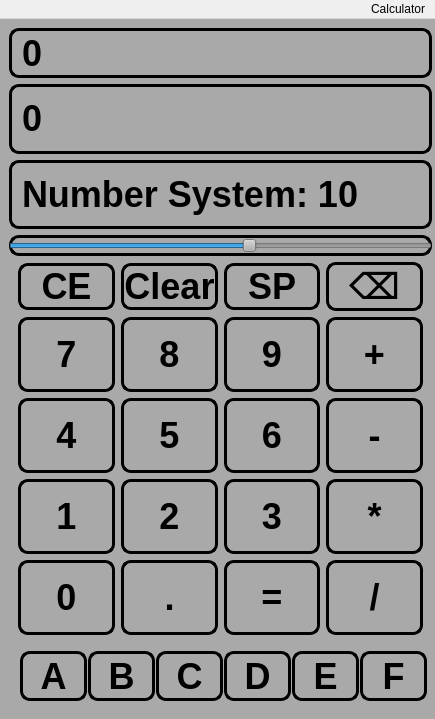
<?xml version="1.0" encoding="UTF-8"?>
<ui version="4.0">
 <class>MainWindow</class>
 <widget class="QMainWindow" name="MainWindow">
  <property name="geometry">
   <rect>
    <x>0</x>
    <y>0</y>
    <width>435</width>
    <height>719</height>
   </rect>
  </property>
  <property name="windowTitle">
   <string>MainWindow</string>
  </property>
  <property name="layoutDirection">
   <enum>Qt::RightToLeft</enum>
  </property>
  <property name="toolButtonStyle">
   <enum>Qt::ToolButtonTextOnly</enum>
  </property>
  <widget class="QWidget" name="centralwidget">
   <widget class="QGroupBox" name="whole_calculator">
    <property name="geometry">
     <rect>
      <x>0</x>
      <y>0</y>
      <width>441</width>
      <height>701</height>
     </rect>
    </property>
    <property name="styleSheet">
     <string notr="true">QPushButton{
	 max-hegiht: 75px;
	 border-style: outset;
     border-width: 3px;
     border-radius: 10px;
     border-color: black;
	 background-color: darkGray;
	 font: bold 36px;
}
QPushButton:pressed{
	max-hegiht: 75px;
	 border-style: outset;
     border-width: 3px;
     border-radius: 10px;
     border-color: black;
	 background-color: lightGray;
	 font: bold 36px;
}
QPushButton:!enabled{
	max-hegiht: 75px;
	 border-style: outset;
     border-width: 3px;
     border-radius: 10px;
     border-color: black;
	 background-color: gray;
	 font: bold 36px;
}
QGroupBox{
	 border-style: outset;
     border-width: 0px;
	 background-color: darkGray;
}
QSlider{
	 border-style: outset;
     border-width: 3px;
     border-radius: 10px;
     border-color: black;
	 background-color: darkGray;
	 font: bold 36px;
}
QLabel{
	 border-style: outset;
     border-width: 3px;
     border-radius: 10px;
     border-color: black;
	 background-color: darkGray;
	 font: bold 36px;
}

</string>
    </property>
    <layout class="QVBoxLayout" name="verticalLayout_2">
     <item>
      <widget class="QLabel" name="previous_input">
       <property name="maximumSize">
        <size>
         <width>16777215</width>
         <height>50</height>
        </size>
       </property>
       <property name="text">
        <string>0</string>
       </property>
      </widget>
     </item>
     <item>
      <widget class="QLabel" name="result">
       <property name="maximumSize">
        <size>
         <width>16777215</width>
         <height>75</height>
        </size>
       </property>
       <property name="cursor">
        <cursorShape>IBeamCursor</cursorShape>
       </property>
       <property name="focusPolicy">
        <enum>Qt::TabFocus</enum>
       </property>
       <property name="layoutDirection">
        <enum>Qt::RightToLeft</enum>
       </property>
       <property name="text">
        <string>0</string>
       </property>
      </widget>
     </item>
     <item>
      <widget class="QLabel" name="label">
       <property name="text">
        <string>Number System: 10</string>
       </property>
      </widget>
     </item>
     <item>
      <widget class="QSlider" name="horizontalSlider">
       <property name="minimum">
        <number>2</number>
       </property>
       <property name="maximum">
        <number>16</number>
       </property>
       <property name="value">
        <number>10</number>
       </property>
       <property name="orientation">
        <enum>Qt::Horizontal</enum>
       </property>
       <property name="invertedAppearance">
        <bool>true</bool>
       </property>
      </widget>
     </item>
     <item>
      <widget class="QGroupBox" name="buttons">
       <property name="sizePolicy">
        <sizepolicy hsizetype="Preferred" vsizetype="Preferred">
         <horstretch>0</horstretch>
         <verstretch>0</verstretch>
        </sizepolicy>
       </property>
       <property name="styleSheet">
        <string notr="true"/>
       </property>
       <layout class="QGridLayout" name="buttonLayout">
        <property name="topMargin">
         <number>0</number>
        </property>
        <property name="bottomMargin">
         <number>0</number>
        </property>
        <item row="2" column="1">
         <widget class="QPushButton" name="calcButton7">
          <property name="sizePolicy">
           <sizepolicy hsizetype="Minimum" vsizetype="Preferred">
            <horstretch>0</horstretch>
            <verstretch>0</verstretch>
           </sizepolicy>
          </property>
          <property name="minimumSize">
           <size>
            <width>0</width>
            <height>75</height>
           </size>
          </property>
          <property name="styleSheet">
           <string notr="true"/>
          </property>
          <property name="text">
           <string>9</string>
          </property>
          <property name="iconSize">
           <size>
            <width>50</width>
            <height>30</height>
           </size>
          </property>
         </widget>
        </item>
        <item row="3" column="4">
         <widget class="QPushButton" name="pushButton_7">
          <property name="minimumSize">
           <size>
            <width>0</width>
            <height>75</height>
           </size>
          </property>
          <property name="text">
           <string>4</string>
          </property>
         </widget>
        </item>
        <item row="2" column="3">
         <widget class="QPushButton" name="pushButton_4">
          <property name="sizePolicy">
           <sizepolicy hsizetype="Minimum" vsizetype="Maximum">
            <horstretch>0</horstretch>
            <verstretch>0</verstretch>
           </sizepolicy>
          </property>
          <property name="minimumSize">
           <size>
            <width>0</width>
            <height>75</height>
           </size>
          </property>
          <property name="text">
           <string>8</string>
          </property>
         </widget>
        </item>
        <item row="4" column="0">
         <widget class="QPushButton" name="pushButton_16">
          <property name="sizePolicy">
           <sizepolicy hsizetype="Minimum" vsizetype="Minimum">
            <horstretch>0</horstretch>
            <verstretch>0</verstretch>
           </sizepolicy>
          </property>
          <property name="minimumSize">
           <size>
            <width>0</width>
            <height>75</height>
           </size>
          </property>
          <property name="text">
           <string>*</string>
          </property>
         </widget>
        </item>
        <item row="3" column="3">
         <widget class="QPushButton" name="pushButton">
          <property name="sizePolicy">
           <sizepolicy hsizetype="Minimum" vsizetype="Minimum">
            <horstretch>0</horstretch>
            <verstretch>0</verstretch>
           </sizepolicy>
          </property>
          <property name="minimumSize">
           <size>
            <width>0</width>
            <height>75</height>
           </size>
          </property>
          <property name="text">
           <string>5</string>
          </property>
         </widget>
        </item>
        <item row="3" column="1">
         <widget class="QPushButton" name="pushButton_2">
          <property name="sizePolicy">
           <sizepolicy hsizetype="Minimum" vsizetype="Ignored">
            <horstretch>0</horstretch>
            <verstretch>0</verstretch>
           </sizepolicy>
          </property>
          <property name="minimumSize">
           <size>
            <width>0</width>
            <height>75</height>
           </size>
          </property>
          <property name="text">
           <string>6</string>
          </property>
         </widget>
        </item>
        <item row="2" column="4">
         <widget class="QPushButton" name="pushButton_6">
          <property name="sizePolicy">
           <sizepolicy hsizetype="Minimum" vsizetype="Maximum">
            <horstretch>0</horstretch>
            <verstretch>0</verstretch>
           </sizepolicy>
          </property>
          <property name="minimumSize">
           <size>
            <width>0</width>
            <height>75</height>
           </size>
          </property>
          <property name="text">
           <string>7</string>
          </property>
         </widget>
        </item>
        <item row="2" column="0">
         <widget class="QPushButton" name="pushButton_9">
          <property name="sizePolicy">
           <sizepolicy hsizetype="Minimum" vsizetype="Minimum">
            <horstretch>0</horstretch>
            <verstretch>0</verstretch>
           </sizepolicy>
          </property>
          <property name="minimumSize">
           <size>
            <width>0</width>
            <height>75</height>
           </size>
          </property>
          <property name="text">
           <string>+</string>
          </property>
         </widget>
        </item>
        <item row="5" column="0">
         <widget class="QPushButton" name="pushButton_17">
          <property name="sizePolicy">
           <sizepolicy hsizetype="Minimum" vsizetype="Minimum">
            <horstretch>0</horstretch>
            <verstretch>0</verstretch>
           </sizepolicy>
          </property>
          <property name="minimumSize">
           <size>
            <width>0</width>
            <height>75</height>
           </size>
          </property>
          <property name="text">
           <string>/</string>
          </property>
         </widget>
        </item>
        <item row="4" column="1">
         <widget class="QPushButton" name="pushButton_3">
          <property name="sizePolicy">
           <sizepolicy hsizetype="Minimum" vsizetype="Minimum">
            <horstretch>0</horstretch>
            <verstretch>0</verstretch>
           </sizepolicy>
          </property>
          <property name="minimumSize">
           <size>
            <width>0</width>
            <height>75</height>
           </size>
          </property>
          <property name="text">
           <string>3</string>
          </property>
         </widget>
        </item>
        <item row="0" column="3">
         <widget class="QPushButton" name="pushButton_13">
          <property name="text">
           <string>Clear</string>
          </property>
         </widget>
        </item>
        <item row="5" column="1">
         <widget class="QPushButton" name="pushButton_11">
          <property name="sizePolicy">
           <sizepolicy hsizetype="Minimum" vsizetype="Minimum">
            <horstretch>0</horstretch>
            <verstretch>0</verstretch>
           </sizepolicy>
          </property>
          <property name="minimumSize">
           <size>
            <width>0</width>
            <height>75</height>
           </size>
          </property>
          <property name="text">
           <string>=</string>
          </property>
         </widget>
        </item>
        <item row="5" column="4">
         <widget class="QPushButton" name="pushButton_2">
          <property name="sizePolicy">
           <sizepolicy hsizetype="Minimum" vsizetype="Minimum">
            <horstretch>0</horstretch>
            <verstretch>0</verstretch>
           </sizepolicy>
          </property>
          <property name="minimumSize">
           <size>
            <width>0</width>
            <height>75</height>
           </size>
          </property>
          <property name="text">
           <string>0</string>
          </property>
         </widget>
        </item>
        <item row="4" column="4">
         <widget class="QPushButton" name="pushButton_8">
          <property name="minimumSize">
           <size>
            <width>0</width>
            <height>75</height>
           </size>
          </property>
          <property name="text">
           <string>1</string>
          </property>
         </widget>
        </item>
        <item row="4" column="3">
         <widget class="QPushButton" name="pushButton_5">
          <property name="minimumSize">
           <size>
            <width>0</width>
            <height>75</height>
           </size>
          </property>
          <property name="text">
           <string>2</string>
          </property>
         </widget>
        </item>
        <item row="0" column="0">
         <widget class="QPushButton" name="pushButton_14">
          <property name="maximumSize">
           <size>
            <width>16777215</width>
            <height>49</height>
           </size>
          </property>
          <property name="text">
           <string>⌫</string>
          </property>
         </widget>
        </item>
        <item row="0" column="1">
         <widget class="QPushButton" name="pushButton_18">
          <property name="text">
           <string>SP</string>
          </property>
         </widget>
        </item>
        <item row="5" column="3">
         <widget class="QPushButton" name="pushButton_10">
          <property name="sizePolicy">
           <sizepolicy hsizetype="Minimum" vsizetype="Minimum">
            <horstretch>0</horstretch>
            <verstretch>0</verstretch>
           </sizepolicy>
          </property>
          <property name="minimumSize">
           <size>
            <width>0</width>
            <height>75</height>
           </size>
          </property>
          <property name="text">
           <string>.</string>
          </property>
         </widget>
        </item>
        <item row="0" column="4">
         <widget class="QPushButton" name="pushButton_12">
          <property name="text">
           <string>CE</string>
          </property>
         </widget>
        </item>
        <item row="3" column="0">
         <widget class="QPushButton" name="pushButton_15">
          <property name="sizePolicy">
           <sizepolicy hsizetype="Minimum" vsizetype="Minimum">
            <horstretch>0</horstretch>
            <verstretch>0</verstretch>
           </sizepolicy>
          </property>
          <property name="minimumSize">
           <size>
            <width>0</width>
            <height>75</height>
           </size>
          </property>
          <property name="text">
           <string>-</string>
          </property>
         </widget>
        </item>
       </layout>
      </widget>
     </item>
     <item>
      <widget class="QGroupBox" name="horizontalGroupBox">
       <layout class="QHBoxLayout" name="horizontalLayout_2">
        <property name="spacing">
         <number>1</number>
        </property>
        <property name="leftMargin">
         <number>11</number>
        </property>
        <property name="topMargin">
         <number>0</number>
        </property>
        <property name="rightMargin">
         <number>5</number>
        </property>
        <property name="bottomMargin">
         <number>0</number>
        </property>
        <item>
         <widget class="QPushButton" name="pushButton_24">
          <property name="sizePolicy">
           <sizepolicy hsizetype="Expanding" vsizetype="Minimum">
            <horstretch>0</horstretch>
            <verstretch>0</verstretch>
           </sizepolicy>
          </property>
          <property name="minimumSize">
           <size>
            <width>0</width>
            <height>50</height>
           </size>
          </property>
          <property name="maximumSize">
           <size>
            <width>16777215</width>
            <height>50</height>
           </size>
          </property>
          <property name="text">
           <string>F</string>
          </property>
         </widget>
        </item>
        <item>
         <widget class="QPushButton" name="pushButton_23">
          <property name="sizePolicy">
           <sizepolicy hsizetype="Expanding" vsizetype="Minimum">
            <horstretch>0</horstretch>
            <verstretch>0</verstretch>
           </sizepolicy>
          </property>
          <property name="minimumSize">
           <size>
            <width>0</width>
            <height>50</height>
           </size>
          </property>
          <property name="maximumSize">
           <size>
            <width>16777215</width>
            <height>50</height>
           </size>
          </property>
          <property name="text">
           <string>E</string>
          </property>
         </widget>
        </item>
        <item>
         <widget class="QPushButton" name="pushButton_22">
          <property name="sizePolicy">
           <sizepolicy hsizetype="Expanding" vsizetype="Minimum">
            <horstretch>0</horstretch>
            <verstretch>0</verstretch>
           </sizepolicy>
          </property>
          <property name="minimumSize">
           <size>
            <width>0</width>
            <height>50</height>
           </size>
          </property>
          <property name="maximumSize">
           <size>
            <width>16777215</width>
            <height>50</height>
           </size>
          </property>
          <property name="text">
           <string>D</string>
          </property>
         </widget>
        </item>
        <item>
         <widget class="QPushButton" name="pushButton_21">
          <property name="sizePolicy">
           <sizepolicy hsizetype="Expanding" vsizetype="Minimum">
            <horstretch>0</horstretch>
            <verstretch>0</verstretch>
           </sizepolicy>
          </property>
          <property name="minimumSize">
           <size>
            <width>0</width>
            <height>50</height>
           </size>
          </property>
          <property name="maximumSize">
           <size>
            <width>16777215</width>
            <height>50</height>
           </size>
          </property>
          <property name="text">
           <string>C</string>
          </property>
         </widget>
        </item>
        <item>
         <widget class="QPushButton" name="pushButton_20">
          <property name="sizePolicy">
           <sizepolicy hsizetype="Expanding" vsizetype="Minimum">
            <horstretch>0</horstretch>
            <verstretch>0</verstretch>
           </sizepolicy>
          </property>
          <property name="minimumSize">
           <size>
            <width>0</width>
            <height>50</height>
           </size>
          </property>
          <property name="maximumSize">
           <size>
            <width>16777215</width>
            <height>50</height>
           </size>
          </property>
          <property name="text">
           <string>B</string>
          </property>
         </widget>
        </item>
        <item>
         <widget class="QPushButton" name="pushButton_19">
          <property name="sizePolicy">
           <sizepolicy hsizetype="Expanding" vsizetype="Minimum">
            <horstretch>0</horstretch>
            <verstretch>0</verstretch>
           </sizepolicy>
          </property>
          <property name="minimumSize">
           <size>
            <width>0</width>
            <height>50</height>
           </size>
          </property>
          <property name="maximumSize">
           <size>
            <width>16777215</width>
            <height>50</height>
           </size>
          </property>
          <property name="text">
           <string>A</string>
          </property>
         </widget>
        </item>
       </layout>
      </widget>
     </item>
    </layout>
   </widget>
  </widget>
  <widget class="QMenuBar" name="menubar">
   <property name="geometry">
    <rect>
     <x>0</x>
     <y>0</y>
     <width>435</width>
     <height>26</height>
    </rect>
   </property>
   <widget class="QMenu" name="menuCalculator">
    <property name="title">
     <string>Calculator</string>
    </property>
   </widget>
   <addaction name="menuCalculator"/>
  </widget>
 </widget>
 <resources/>
 <connections/>
</ui>
